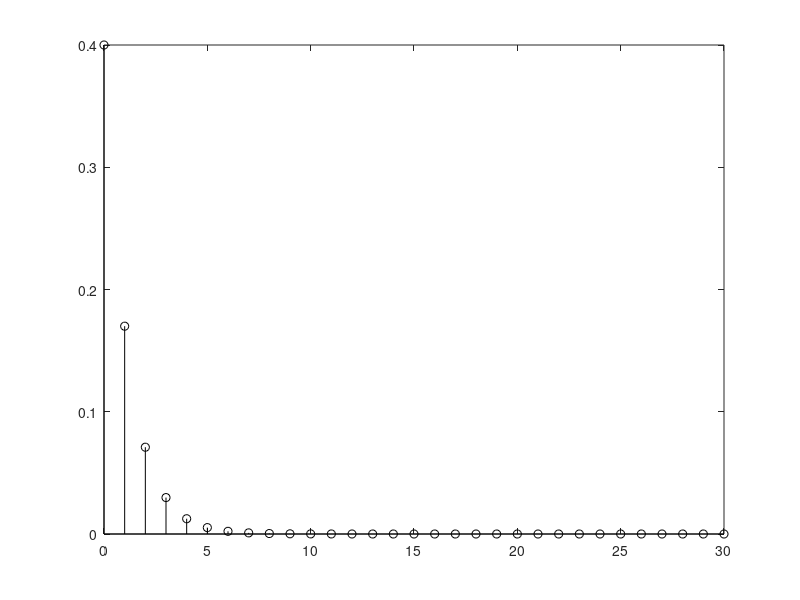
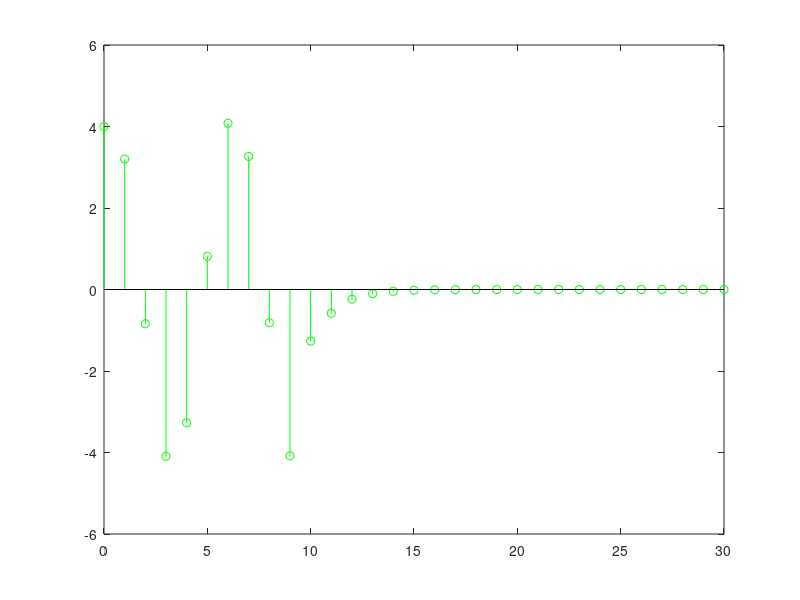
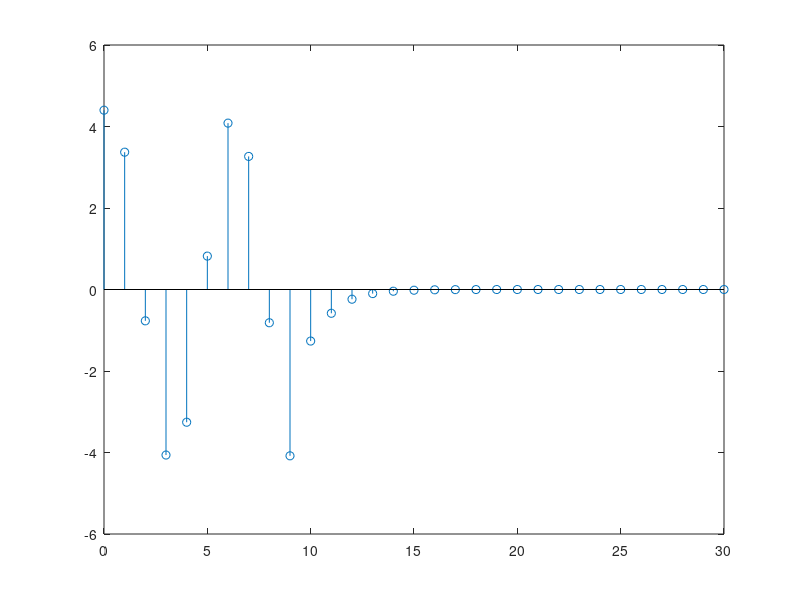
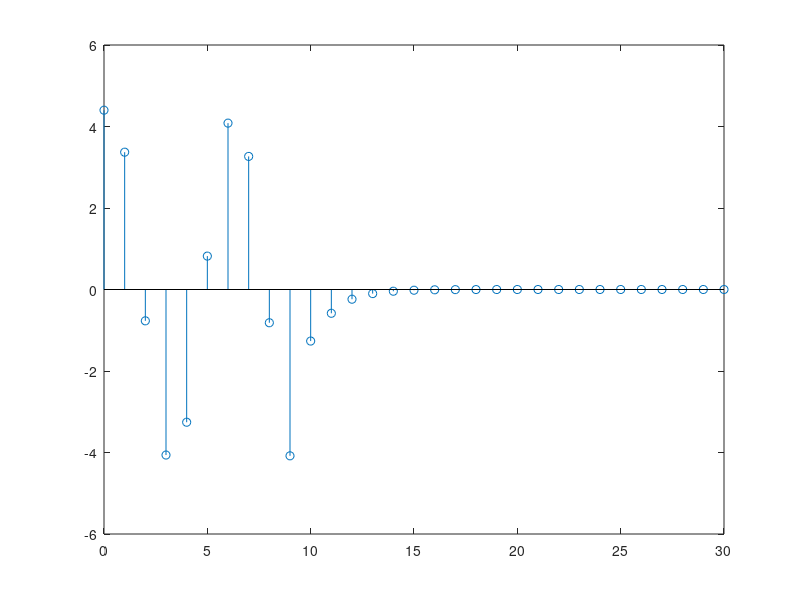

Reproduce these figures in MATLAB, in order.
n = (0:30);

a = [1,-3/10,-1/20];
b = [2,0,0];
delta = @(n)1.0.*(n==0);
h = filter (b,a,delta(n));
Y = [1,2];              %Initial Conditions
z_i = filtic(b, a, Y);  %Finding Initial Conditions
y_0 = filter(b, a, zeros(size(n)),z_i); %Zero Input response
figure;
stem(n, y_0, 'k');

%C
%x = 2cos(2pin/6)(u(n)-u(n-10)
u1= @(n)1.0.*(n>=0); %Unit Step is only 1 when n>=0
x = @(n)2.*cos(2.*pi.*n./6).*(u1(n)-u1(n-10));
y_1 = filter(b,a,x(n));
figure;
stem(n, y_1, 'g');

%D
y_total = filter(b,a,x(n),z_i);
figure;
stem(n, y_total);

%D.2
y_total2 = y_0 + y_1 ;
figure;
stem(n, y_total2);


